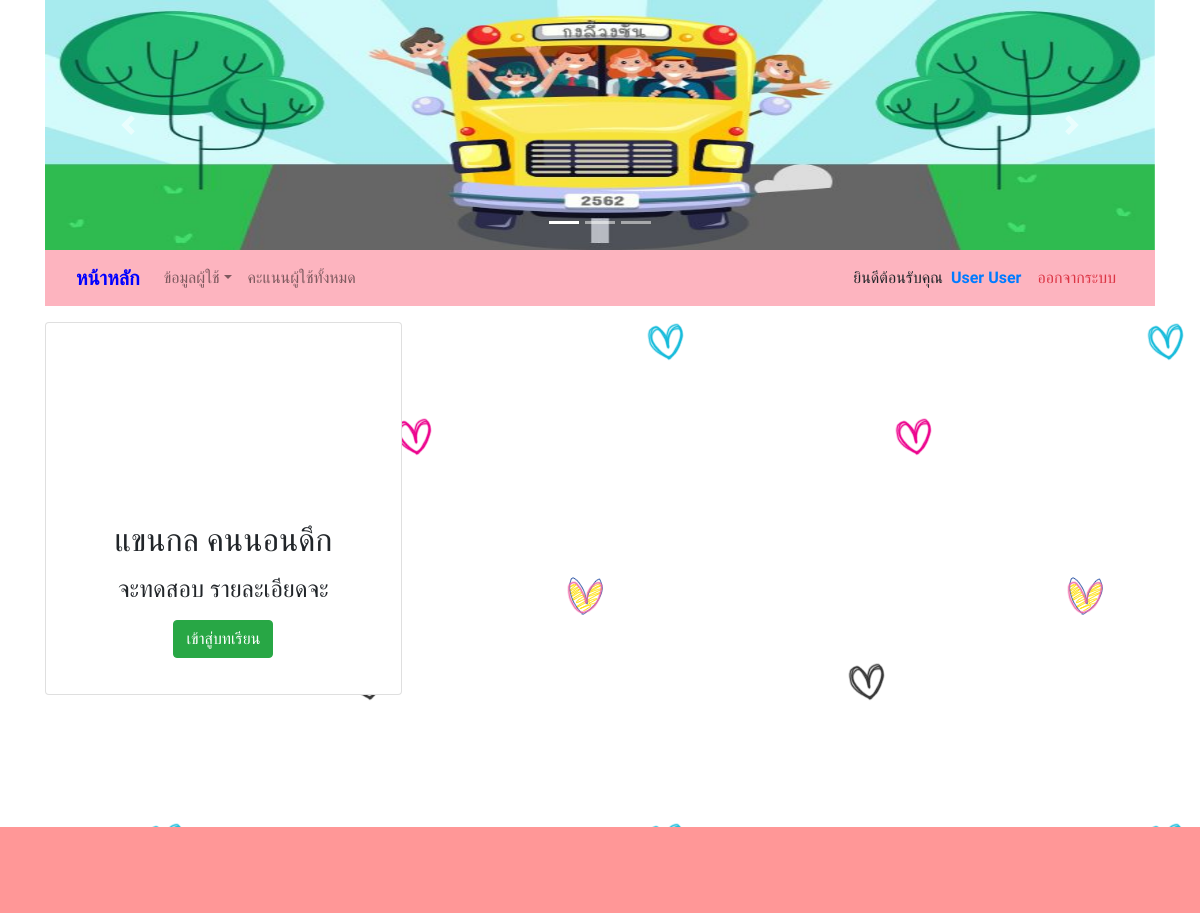
/index1.php (signed in), run on an earlier commit of the app's database.
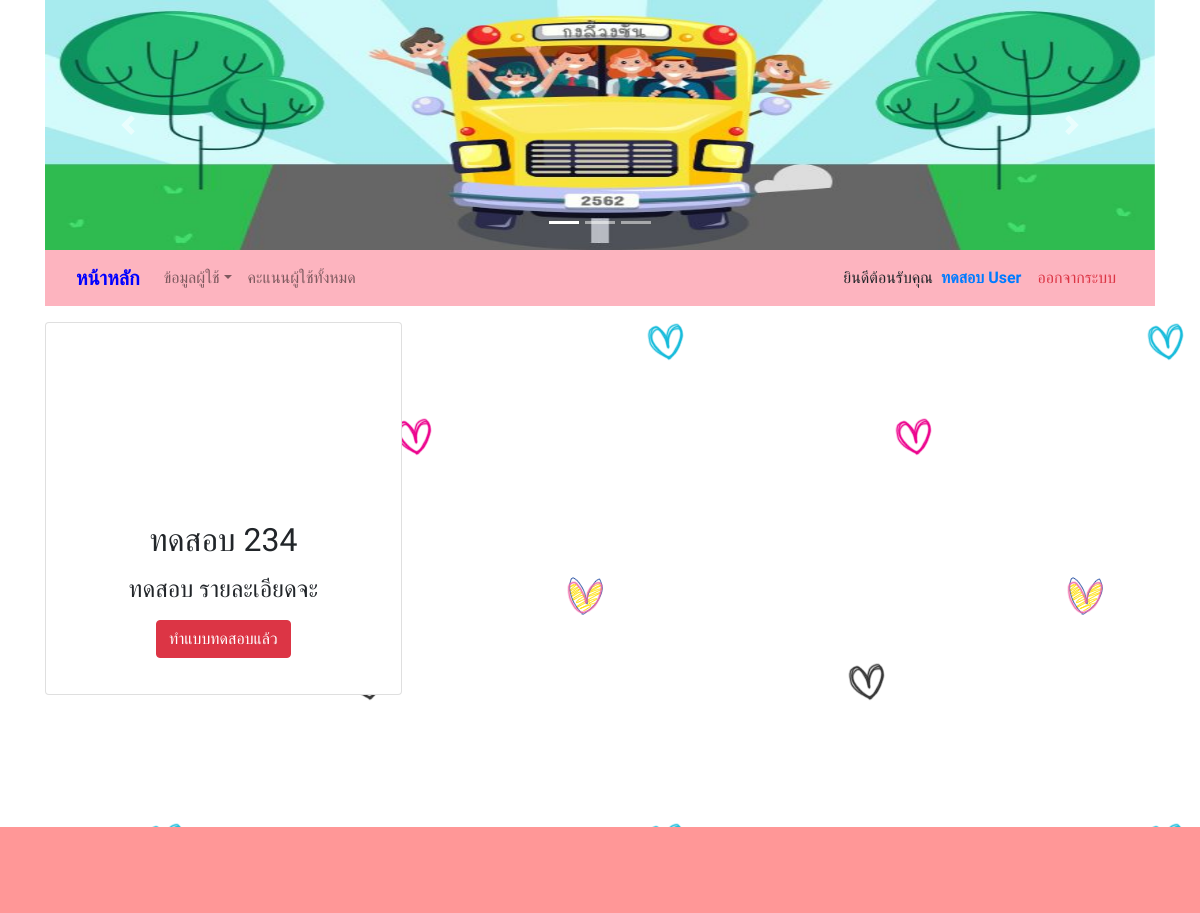
And on a later commit of the database.
### tables this page shows
CREATE TABLE IF NOT EXISTS `choice` (
`choice_id` int(11) NOT NULL,
  `choice_name` varchar(100) NOT NULL,
  `video` varchar(300) NOT NULL,
  `choice_detail` varchar(100) NOT NULL,
  `choice_status` int(1) NOT NULL
);

### index2.php (the view, shortened to what this page needs)
<?php include 'conn.php'; ?>
<?php
$query_choice = "SELECT * FROM choice WHERE choice_status <> 1 ORDER BY choice_id";
$choice = mysqli_query($con,$query_choice) or die(mysqli_error());
$row_choice = mysqli_fetch_assoc($choice);
$totalRows_choice = mysqli_num_rows($choice);
$query_watch = "SELECT * FROM choice ";
$watch = mysqli_query($con,$query_watch) or die(mysqli_error());
?>
<?php if ($totalRows_choice > 0) {?>
  <?php do { ?>
    <?php
    $c =  $row_choice['choice_id'];
    $user_id = $_SESSION['UserID'];
    $query_testing = "SELECT * FROM testing WHERE choice_id =".$c;
    $testing = mysqli_query($con,$query_testing) or die(mysqli_error());
    $totalRows_testing = mysqli_num_rows($testing);
    $sql3="SELECT * From user_learning WHERE user_id = $user_id AND choice_id = $c";
    $db_query3=mysqli_query($con,$sql3) or die(mysqli_error());
    $result3=mysqli_fetch_array($db_query3);
    $totalRows_query3 = mysqli_num_rows($db_query3);
    ?>
    <?php if ($totalRows_testing >= 11){ ?>
      <?php if ($totalRows_query3 > 0){ ?>
        <?php if ($result3['user_learning_af'] == 'ยังไม่ทำ'){ ?>
          <div class="card pmd-card">
            <div class="pmd-card-media">
              <video id="video1" width="355" style="pointer-events: none;" >
                <source src="img/<?php echo $row_choice['video']; ?>" type="video/mp4">
                  Your browser does not support HTML5 video. กรุณาเปิดใน Google Chrome
                </video>
              </div>
              <div class="card-body">
               <h2 class="card-title"><?php echo $row_choice['choice_name']; ?></h2>
               <p class="card-text"><h4><?php echo $row_choice['choice_detail']; ?></h4></p>
               <a href="choice.php?choice_id=<?php echo $row_choice['choice_id'];?>&user_id=<?php echo $_SESSION['UserID'];?>&aff=aff"><p class="btn btn-xs btn-info" >ทำแบบทดสอบก่อนเรียนแล้ว</p></a>
             </div>
           </div>
         <?php }else{ ?>
          <div class="card pmd-card">
            <div class="pmd-card-media">
              <video id="video1" width="355" style="pointer-events: none;">
                <source src="img/<?php echo $row_choice['video']; ?>" type="video/mp4">
                </video>
              </div>
              <div class="card-body">
               <h2 class="card-title"><?php echo $row_choice['choice_name']; ?></h2>
               <p class="card-text"><h4><?php echo $row_choice['choice_detail']; ?></h4></p>
               <a href="watch.php?choice_id=<?php echo $row_choice['choice_id'];?>&user_id=<?php echo $_SESSION['UserID'];?>&aff=aff&cff"><p class="btn btn-xs btn-danger">ทำแบบทดสอบแล้ว</p></a>
             </div>
           </div>
         <?php  } ?>
       <?php }else{?>
         <div class="card pmd-card">
          <div class="pmd-card-media">
            <video id="video1" width="355" style="pointer-events: none;">
              <source src="img/<?php echo $row_choice['video']; ?>" type="video/mp4">
              </video>
            </div>
            <div class="card-body">
             <h2 class="card-title"><?php echo $row_choice['choice_name']; ?></h2>
             <p class="card-text"><h4><?php echo $row_choice['choice_detail']; ?></h4></p>
             <a href="choice.php?choice_id=<?php echo $row_choice['choice_id'];?>&user_id=<?php echo $_SESSION['UserID'];?>&bff=bff" ><p class="btn btn-xs btn-success" >เข้าสู่บทเรียน</p></a>
           </div>
         </div>
       <?php } ?>
     <?php } ?>
   <?php } while ($row_choice = mysqli_fetch_assoc($choice)); ?>
 <?php }
 ?>

### navbar.php (shortened to what this page needs)
 <?php include 'model.php'; ?>
 <nav class="navbar navbar-expand-md navbar-light" style="background: #FDB4BF;">
  <div class="container">
  <div class="collapse navbar-collapse" id="navbar6">
    <a class="navbar-brand text-primary d-none d-md-block" href="index.php">
     <b><font color="blue">หน้าหลัก</font></b>
   </a>
   <?php if (isset($_SESSION["Userlevel"]) == "M") { ?>
    <ul class="navbar-nav">
        <li class="nav-item dropdown">
          <a class="nav-link dropdown-toggle" href="" id="navbarDropdownMenuLink" data-toggle="dropdown" aria-haspopup="true" aria-expanded="false">ข้อมูลผู้ใช้</a>
        </li>
        <a class="nav-link" href="score_all.php">คะแนนผู้ใช้ทั้งหมด</a> </li>
      </ul>
    <?php }?>
    <ul class="navbar-nav">
      <?php if(isset($_SESSION["Userlevel"]) == "M"): ?>
        <li class="nav-item">
          <?php echo "ยินดีต้อนรับคุณ "; ?>
        </li>
      <?php endif ?>
    </ul>
    <ul class="navbar-nav ">
      <li class="nav-item ">
        <?php if (isset($_SESSION["Userlevel"]) == "M") {
          echo "<b class='fa text-primary nav-link' >".$_SESSION["User"]."</b>";
        }else{ }?>
      </li>
      <li class="nav-item">
        <?php
        if (isset($_SESSION["Userlevel"]) == "M") {
          echo "<a class='fa text-danger nav-link' href='logout.php'>ออกจากระบบ</a>";
          }
          ?>
        </li>
      </ul>
    </div>
  </div>
</nav>
<?php include 'resetpassword.php'; ?>

What changed in the data, as far as the page shows it:
removed choice: choice_name "แขนกล คนนอนดึก", choice_detail "จะทดสอบ รายละเอียดจะ"
added choice: choice_name "ทดสอบ 234", choice_detail "ทดสอบ รายละเอียดจะ"
Also different on the page:
$_SESSION["User"]: "User User" → "ทดสอบ User"
